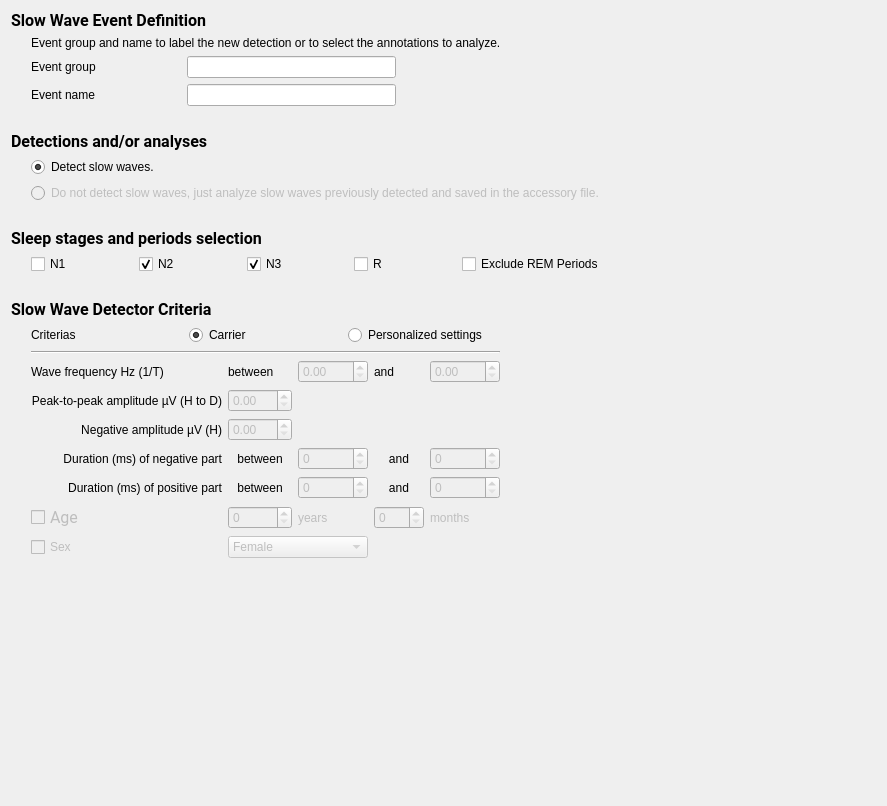
<?xml version="1.0" encoding="UTF-8"?>
<ui version="4.0">
 <class>SSWDCriterias</class>
 <widget class="QWidget" name="SSWDCriterias">
  <property name="geometry">
   <rect>
    <x>0</x>
    <y>0</y>
    <width>887</width>
    <height>806</height>
   </rect>
  </property>
  <property name="windowTitle">
   <string>Form</string>
  </property>
  <property name="toolTip">
   <string/>
  </property>
  <property name="styleSheet">
   <string notr="true">font: 12pt &quot;Roboto&quot;;</string>
  </property>
  <layout class="QVBoxLayout" name="verticalLayout_9">
   <item>
    <layout class="QHBoxLayout" name="horizontalLayout_6">
     <item>
      <layout class="QVBoxLayout" name="verticalLayout_8">
       <item>
        <layout class="QVBoxLayout" name="verticalLayout_7">
         <item>
          <widget class="QLabel" name="label_16">
           <property name="font">
            <font>
             <family>Roboto</family>
             <pointsize>12</pointsize>
             <weight>50</weight>
             <italic>false</italic>
             <bold>false</bold>
            </font>
           </property>
           <property name="layoutDirection">
            <enum>Qt::LeftToRight</enum>
           </property>
           <property name="text">
            <string>&lt;html&gt;&lt;head/&gt;&lt;body&gt;&lt;p&gt;&lt;span style=&quot; font-weight:600;&quot;&gt;Slow Wave Event Definition&lt;/span&gt;&lt;/p&gt;&lt;/body&gt;&lt;/html&gt;</string>
           </property>
           <property name="alignment">
            <set>Qt::AlignLeading|Qt::AlignLeft|Qt::AlignVCenter</set>
           </property>
          </widget>
         </item>
         <item>
          <layout class="QHBoxLayout" name="horizontalLayout_5">
           <item>
            <spacer name="horizontalSpacer_7">
             <property name="orientation">
              <enum>Qt::Horizontal</enum>
             </property>
             <property name="sizeType">
              <enum>QSizePolicy::Minimum</enum>
             </property>
             <property name="sizeHint" stdset="0">
              <size>
               <width>20</width>
               <height>20</height>
              </size>
             </property>
            </spacer>
           </item>
           <item>
            <layout class="QVBoxLayout" name="verticalLayout_3">
             <item>
              <widget class="QLabel" name="label_18">
               <property name="text">
                <string>Event group and name to label the new detection or to select the annotations to analyze.</string>
               </property>
              </widget>
             </item>
             <item>
              <layout class="QGridLayout" name="gridLayout_2">
               <item row="0" column="1">
                <widget class="QLineEdit" name="group_lineedit"/>
               </item>
               <item row="1" column="0">
                <widget class="QLabel" name="label">
                 <property name="layoutDirection">
                  <enum>Qt::LeftToRight</enum>
                 </property>
                 <property name="text">
                  <string>Event name</string>
                 </property>
                 <property name="alignment">
                  <set>Qt::AlignLeading|Qt::AlignLeft|Qt::AlignVCenter</set>
                 </property>
                </widget>
               </item>
               <item row="0" column="0">
                <widget class="QLabel" name="label_3">
                 <property name="minimumSize">
                  <size>
                   <width>150</width>
                   <height>0</height>
                  </size>
                 </property>
                 <property name="layoutDirection">
                  <enum>Qt::LeftToRight</enum>
                 </property>
                 <property name="text">
                  <string>Event group</string>
                 </property>
                 <property name="alignment">
                  <set>Qt::AlignLeading|Qt::AlignLeft|Qt::AlignVCenter</set>
                 </property>
                </widget>
               </item>
               <item row="1" column="1">
                <widget class="QLineEdit" name="event_name_lineedit">
                 <property name="enabled">
                  <bool>true</bool>
                 </property>
                </widget>
               </item>
               <item row="0" column="2">
                <spacer name="horizontalSpacer_2">
                 <property name="orientation">
                  <enum>Qt::Horizontal</enum>
                 </property>
                 <property name="sizeHint" stdset="0">
                  <size>
                   <width>40</width>
                   <height>20</height>
                  </size>
                 </property>
                </spacer>
               </item>
              </layout>
             </item>
            </layout>
           </item>
          </layout>
         </item>
        </layout>
       </item>
       <item>
        <spacer name="verticalSpacer_2">
         <property name="orientation">
          <enum>Qt::Vertical</enum>
         </property>
         <property name="sizeType">
          <enum>QSizePolicy::Fixed</enum>
         </property>
         <property name="sizeHint" stdset="0">
          <size>
           <width>20</width>
           <height>20</height>
          </size>
         </property>
        </spacer>
       </item>
       <item>
        <layout class="QVBoxLayout" name="verticalLayout_6">
         <item>
          <widget class="QLabel" name="label_17">
           <property name="font">
            <font>
             <family>Roboto</family>
             <pointsize>12</pointsize>
             <weight>50</weight>
             <italic>false</italic>
             <bold>false</bold>
            </font>
           </property>
           <property name="text">
            <string>&lt;html&gt;&lt;head/&gt;&lt;body&gt;&lt;p&gt;&lt;span style=&quot; font-weight:600;&quot;&gt;Detections and/or analyses&lt;/span&gt;&lt;/p&gt;&lt;/body&gt;&lt;/html&gt;</string>
           </property>
          </widget>
         </item>
         <item>
          <layout class="QHBoxLayout" name="horizontalLayout_4">
           <item>
            <spacer name="horizontalSpacer_6">
             <property name="orientation">
              <enum>Qt::Horizontal</enum>
             </property>
             <property name="sizeType">
              <enum>QSizePolicy::Fixed</enum>
             </property>
             <property name="sizeHint" stdset="0">
              <size>
               <width>20</width>
               <height>20</height>
              </size>
             </property>
            </spacer>
           </item>
           <item>
            <layout class="QVBoxLayout" name="verticalLayout">
             <item>
              <widget class="QRadioButton" name="radioButton_det">
               <property name="enabled">
                <bool>true</bool>
               </property>
               <property name="text">
                <string>Detect slow waves.</string>
               </property>
               <property name="checked">
                <bool>true</bool>
               </property>
               <attribute name="buttonGroup">
                <string notr="true">buttonGroup</string>
               </attribute>
              </widget>
             </item>
             <item>
              <widget class="QRadioButton" name="radioButton_anal">
               <property name="enabled">
                <bool>false</bool>
               </property>
               <property name="text">
                <string>Do not detect slow waves, just analyze slow waves previously detected and saved in the accessory file.</string>
               </property>
               <attribute name="buttonGroup">
                <string notr="true">buttonGroup</string>
               </attribute>
              </widget>
             </item>
            </layout>
           </item>
          </layout>
         </item>
        </layout>
       </item>
       <item>
        <spacer name="verticalSpacer_4">
         <property name="orientation">
          <enum>Qt::Vertical</enum>
         </property>
         <property name="sizeType">
          <enum>QSizePolicy::Fixed</enum>
         </property>
         <property name="sizeHint" stdset="0">
          <size>
           <width>20</width>
           <height>20</height>
          </size>
         </property>
        </spacer>
       </item>
       <item>
        <layout class="QVBoxLayout" name="verticalLayout_4">
         <item>
          <widget class="QLabel" name="label_19">
           <property name="font">
            <font>
             <family>Roboto</family>
             <pointsize>12</pointsize>
             <weight>50</weight>
             <italic>false</italic>
             <bold>false</bold>
            </font>
           </property>
           <property name="text">
            <string>&lt;html&gt;&lt;head/&gt;&lt;body&gt;&lt;p&gt;&lt;span style=&quot; font-weight:600;&quot;&gt;Sleep stages and periods selection&lt;/span&gt;&lt;/p&gt;&lt;/body&gt;&lt;/html&gt;</string>
           </property>
          </widget>
         </item>
         <item>
          <layout class="QHBoxLayout" name="horizontalLayout_2">
           <item>
            <spacer name="horizontalSpacer_5">
             <property name="orientation">
              <enum>Qt::Horizontal</enum>
             </property>
             <property name="sizeType">
              <enum>QSizePolicy::Fixed</enum>
             </property>
             <property name="sizeHint" stdset="0">
              <size>
               <width>20</width>
               <height>20</height>
              </size>
             </property>
            </spacer>
           </item>
           <item>
            <widget class="QCheckBox" name="checkBox_n1">
             <property name="text">
              <string>N1</string>
             </property>
            </widget>
           </item>
           <item>
            <widget class="QCheckBox" name="checkBox_n2">
             <property name="text">
              <string>N2</string>
             </property>
             <property name="checked">
              <bool>true</bool>
             </property>
            </widget>
           </item>
           <item>
            <widget class="QCheckBox" name="checkBox_n3">
             <property name="text">
              <string>N3</string>
             </property>
             <property name="checked">
              <bool>true</bool>
             </property>
            </widget>
           </item>
           <item>
            <widget class="QCheckBox" name="checkBox_r">
             <property name="text">
              <string>R</string>
             </property>
            </widget>
           </item>
           <item>
            <widget class="QCheckBox" name="checkBox_excl_remp">
             <property name="toolTip">
              <string>Useful to detect on NREM stages included in NREM periods only (not in REM periods).</string>
             </property>
             <property name="text">
              <string>Exclude REM Periods</string>
             </property>
            </widget>
           </item>
          </layout>
         </item>
        </layout>
       </item>
       <item>
        <spacer name="verticalSpacer_3">
         <property name="orientation">
          <enum>Qt::Vertical</enum>
         </property>
         <property name="sizeType">
          <enum>QSizePolicy::Fixed</enum>
         </property>
         <property name="sizeHint" stdset="0">
          <size>
           <width>20</width>
           <height>20</height>
          </size>
         </property>
        </spacer>
       </item>
       <item>
        <layout class="QVBoxLayout" name="verticalLayout_5">
         <item>
          <widget class="QLabel" name="label_5">
           <property name="font">
            <font>
             <family>Roboto</family>
             <pointsize>12</pointsize>
             <weight>50</weight>
             <italic>false</italic>
             <bold>false</bold>
            </font>
           </property>
           <property name="layoutDirection">
            <enum>Qt::LeftToRight</enum>
           </property>
           <property name="text">
            <string>&lt;html&gt;&lt;head/&gt;&lt;body&gt;&lt;p&gt;&lt;span style=&quot; font-weight:600;&quot;&gt;Slow Wave Detector Criteria&lt;/span&gt;&lt;/p&gt;&lt;/body&gt;&lt;/html&gt;</string>
           </property>
           <property name="alignment">
            <set>Qt::AlignLeading|Qt::AlignLeft|Qt::AlignVCenter</set>
           </property>
          </widget>
         </item>
         <item>
          <layout class="QHBoxLayout" name="horizontalLayout_3">
           <item>
            <spacer name="horizontalSpacer_4">
             <property name="orientation">
              <enum>Qt::Horizontal</enum>
             </property>
             <property name="sizeType">
              <enum>QSizePolicy::Fixed</enum>
             </property>
             <property name="sizeHint" stdset="0">
              <size>
               <width>20</width>
               <height>20</height>
              </size>
             </property>
            </spacer>
           </item>
           <item>
            <layout class="QVBoxLayout" name="verticalLayout_2">
             <item>
              <layout class="QHBoxLayout" name="horizontalLayout">
               <item>
                <widget class="QLabel" name="label_8">
                 <property name="text">
                  <string>Criterias</string>
                 </property>
                </widget>
               </item>
               <item>
                <widget class="QRadioButton" name="carrier_radioButton">
                 <property name="text">
                  <string>Carrier</string>
                 </property>
                 <property name="checked">
                  <bool>true</bool>
                 </property>
                 <attribute name="buttonGroup">
                  <string notr="true">buttonGroup_2</string>
                 </attribute>
                </widget>
               </item>
               <item>
                <widget class="QRadioButton" name="personalized_radioButton">
                 <property name="text">
                  <string>Personalized settings</string>
                 </property>
                 <attribute name="buttonGroup">
                  <string notr="true">buttonGroup_2</string>
                 </attribute>
                </widget>
               </item>
              </layout>
             </item>
             <item>
              <widget class="Line" name="line">
               <property name="orientation">
                <enum>Qt::Horizontal</enum>
               </property>
              </widget>
             </item>
             <item>
              <layout class="QGridLayout" name="gridLayout">
               <item row="6" column="1" colspan="2">
                <widget class="QComboBox" name="comboBox_sex">
                 <property name="enabled">
                  <bool>false</bool>
                 </property>
                 <item>
                  <property name="text">
                   <string>Female</string>
                  </property>
                 </item>
                 <item>
                  <property name="text">
                   <string>Male</string>
                  </property>
                 </item>
                </widget>
               </item>
               <item row="4" column="4">
                <widget class="QSpinBox" name="spinBox_max_pos">
                 <property name="enabled">
                  <bool>false</bool>
                 </property>
                 <property name="maximum">
                  <number>3000</number>
                 </property>
                </widget>
               </item>
               <item row="4" column="1">
                <widget class="QLabel" name="label_14">
                 <property name="text">
                  <string>between</string>
                 </property>
                 <property name="alignment">
                  <set>Qt::AlignCenter</set>
                 </property>
                </widget>
               </item>
               <item row="5" column="4">
                <widget class="QLabel" name="label_months">
                 <property name="enabled">
                  <bool>false</bool>
                 </property>
                 <property name="text">
                  <string>months</string>
                 </property>
                </widget>
               </item>
               <item row="5" column="2">
                <widget class="QLabel" name="label_years">
                 <property name="enabled">
                  <bool>false</bool>
                 </property>
                 <property name="text">
                  <string>years</string>
                 </property>
                </widget>
               </item>
               <item row="0" column="1">
                <widget class="QLabel" name="label_12">
                 <property name="text">
                  <string>between</string>
                 </property>
                </widget>
               </item>
               <item row="3" column="0">
                <widget class="QLabel" name="label_6">
                 <property name="whatsThis">
                  <string>msec</string>
                 </property>
                 <property name="text">
                  <string>Duration (ms) of negative part</string>
                 </property>
                 <property name="alignment">
                  <set>Qt::AlignRight|Qt::AlignTrailing|Qt::AlignVCenter</set>
                 </property>
                </widget>
               </item>
               <item row="5" column="0">
                <widget class="QCheckBox" name="checkBox_age">
                 <property name="enabled">
                  <bool>false</bool>
                 </property>
                 <property name="font">
                  <font>
                   <family>Roboto</family>
                   <pointsize>12</pointsize>
                   <weight>50</weight>
                   <italic>false</italic>
                   <bold>false</bold>
                  </font>
                 </property>
                 <property name="whatsThis">
                  <string>Modify parameters automatically according to patients age</string>
                 </property>
                 <property name="text">
                  <string>Age</string>
                 </property>
                 <property name="tristate">
                  <bool>false</bool>
                 </property>
                </widget>
               </item>
               <item row="0" column="2">
                <widget class="QDoubleSpinBox" name="doubleSpinBox_f_min">
                 <property name="enabled">
                  <bool>false</bool>
                 </property>
                </widget>
               </item>
               <item row="2" column="1">
                <widget class="QDoubleSpinBox" name="doubleSpinBox_neg_amp">
                 <property name="enabled">
                  <bool>false</bool>
                 </property>
                 <property name="maximum">
                  <double>200.000000000000000</double>
                 </property>
                </widget>
               </item>
               <item row="3" column="3">
                <widget class="QLabel" name="label_11">
                 <property name="minimumSize">
                  <size>
                   <width>50</width>
                   <height>0</height>
                  </size>
                 </property>
                 <property name="text">
                  <string>and</string>
                 </property>
                 <property name="alignment">
                  <set>Qt::AlignCenter</set>
                 </property>
                </widget>
               </item>
               <item row="4" column="2">
                <widget class="QSpinBox" name="spinBox_min_pos">
                 <property name="enabled">
                  <bool>false</bool>
                 </property>
                 <property name="maximum">
                  <number>3000</number>
                 </property>
                </widget>
               </item>
               <item row="4" column="0">
                <widget class="QLabel" name="label_7">
                 <property name="whatsThis">
                  <string>msec</string>
                 </property>
                 <property name="text">
                  <string>Duration (ms) of positive part</string>
                 </property>
                 <property name="alignment">
                  <set>Qt::AlignRight|Qt::AlignTrailing|Qt::AlignVCenter</set>
                 </property>
                </widget>
               </item>
               <item row="0" column="3">
                <widget class="QLabel" name="label_13">
                 <property name="text">
                  <string>and</string>
                 </property>
                </widget>
               </item>
               <item row="1" column="0">
                <widget class="QLabel" name="label_2">
                 <property name="whatsThis">
                  <string>uV</string>
                 </property>
                 <property name="text">
                  <string>Peak-to-peak amplitude µV (H to D)</string>
                 </property>
                 <property name="alignment">
                  <set>Qt::AlignRight|Qt::AlignTrailing|Qt::AlignVCenter</set>
                 </property>
                </widget>
               </item>
               <item row="1" column="1">
                <widget class="QDoubleSpinBox" name="doubleSpinBox_PaP_amp">
                 <property name="enabled">
                  <bool>false</bool>
                 </property>
                 <property name="maximum">
                  <double>200.000000000000000</double>
                 </property>
                </widget>
               </item>
               <item row="2" column="0">
                <widget class="QLabel" name="label_4">
                 <property name="whatsThis">
                  <string>uV</string>
                 </property>
                 <property name="text">
                  <string>Negative amplitude µV (H)</string>
                 </property>
                 <property name="alignment">
                  <set>Qt::AlignRight|Qt::AlignTrailing|Qt::AlignVCenter</set>
                 </property>
                </widget>
               </item>
               <item row="6" column="0">
                <widget class="QCheckBox" name="checkBox_sex">
                 <property name="enabled">
                  <bool>false</bool>
                 </property>
                 <property name="whatsThis">
                  <string>&lt;html&gt;&lt;head/&gt;&lt;body&gt;&lt;p&gt;Modify parameters according to patients sex&lt;/p&gt;&lt;/body&gt;&lt;/html&gt;</string>
                 </property>
                 <property name="text">
                  <string>Sex</string>
                 </property>
                </widget>
               </item>
               <item row="3" column="1">
                <widget class="QLabel" name="label_10">
                 <property name="text">
                  <string>between</string>
                 </property>
                 <property name="alignment">
                  <set>Qt::AlignCenter</set>
                 </property>
                </widget>
               </item>
               <item row="3" column="4">
                <widget class="QSpinBox" name="spinBox_max_neg">
                 <property name="enabled">
                  <bool>false</bool>
                 </property>
                 <property name="minimumSize">
                  <size>
                   <width>70</width>
                   <height>0</height>
                  </size>
                 </property>
                 <property name="maximum">
                  <number>3000</number>
                 </property>
                </widget>
               </item>
               <item row="3" column="2">
                <widget class="QSpinBox" name="spinBox_min_neg">
                 <property name="enabled">
                  <bool>false</bool>
                 </property>
                 <property name="minimumSize">
                  <size>
                   <width>70</width>
                   <height>0</height>
                  </size>
                 </property>
                 <property name="maximum">
                  <number>3000</number>
                 </property>
                </widget>
               </item>
               <item row="4" column="3">
                <widget class="QLabel" name="label_15">
                 <property name="text">
                  <string>and</string>
                 </property>
                 <property name="alignment">
                  <set>Qt::AlignCenter</set>
                 </property>
                </widget>
               </item>
               <item row="7" column="1">
                <spacer name="verticalSpacer_5">
                 <property name="orientation">
                  <enum>Qt::Vertical</enum>
                 </property>
                 <property name="sizeHint" stdset="0">
                  <size>
                   <width>20</width>
                   <height>40</height>
                  </size>
                 </property>
                </spacer>
               </item>
               <item row="5" column="1">
                <widget class="QSpinBox" name="spinBox_years">
                 <property name="enabled">
                  <bool>false</bool>
                 </property>
                 <property name="minimumSize">
                  <size>
                   <width>50</width>
                   <height>0</height>
                  </size>
                 </property>
                 <property name="maximum">
                  <number>122</number>
                 </property>
                </widget>
               </item>
               <item row="0" column="4">
                <widget class="QDoubleSpinBox" name="doubleSpinBox_f_max">
                 <property name="enabled">
                  <bool>false</bool>
                 </property>
                </widget>
               </item>
               <item row="0" column="0">
                <widget class="QLabel" name="label_9">
                 <property name="text">
                  <string>Wave frequency Hz (1/T)</string>
                 </property>
                </widget>
               </item>
               <item row="5" column="3">
                <widget class="QSpinBox" name="spinBox_months">
                 <property name="enabled">
                  <bool>false</bool>
                 </property>
                 <property name="maximum">
                  <number>11</number>
                 </property>
                </widget>
               </item>
              </layout>
             </item>
            </layout>
           </item>
           <item>
            <widget class="QLabel" name="SW_picture">
             <property name="text">
              <string/>
             </property>
             <property name="pixmap">
              <pixmap resource="sw_pic.qrc">:/sw_pic/phase_slow_wave_small.jpg</pixmap>
             </property>
            </widget>
           </item>
          </layout>
         </item>
        </layout>
       </item>
       <item>
        <spacer name="verticalSpacer">
         <property name="orientation">
          <enum>Qt::Vertical</enum>
         </property>
         <property name="sizeHint" stdset="0">
          <size>
           <width>20</width>
           <height>40</height>
          </size>
         </property>
        </spacer>
       </item>
      </layout>
     </item>
     <item>
      <spacer name="horizontalSpacer">
       <property name="orientation">
        <enum>Qt::Horizontal</enum>
       </property>
       <property name="sizeHint" stdset="0">
        <size>
         <width>40</width>
         <height>20</height>
        </size>
       </property>
      </spacer>
     </item>
    </layout>
   </item>
  </layout>
 </widget>
 <resources>
  <include location="../../../../../scinodes_poc/src/main/python/ui/themes/themes.qrc"/>
  <include location="sw_pic.qrc"/>
 </resources>
 <connections>
  <connection>
   <sender>buttonGroup_2</sender>
   <signal>buttonClicked(QAbstractButton*)</signal>
   <receiver>SSWDCriterias</receiver>
   <slot>on_input_format_changed()</slot>
   <hints>
    <hint type="sourcelabel">
     <x>-1</x>
     <y>-1</y>
    </hint>
    <hint type="destinationlabel">
     <x>362</x>
     <y>340</y>
    </hint>
   </hints>
  </connection>
  <connection>
   <sender>checkBox_age</sender>
   <signal>clicked()</signal>
   <receiver>SSWDCriterias</receiver>
   <slot>on_input_format_changed()</slot>
   <hints>
    <hint type="sourcelabel">
     <x>101</x>
     <y>505</y>
    </hint>
    <hint type="destinationlabel">
     <x>362</x>
     <y>340</y>
    </hint>
   </hints>
  </connection>
  <connection>
   <sender>checkBox_sex</sender>
   <signal>clicked()</signal>
   <receiver>SSWDCriterias</receiver>
   <slot>on_input_format_changed()</slot>
   <hints>
    <hint type="sourcelabel">
     <x>101</x>
     <y>531</y>
    </hint>
    <hint type="destinationlabel">
     <x>362</x>
     <y>340</y>
    </hint>
   </hints>
  </connection>
 </connections>
 <slots>
  <slot>on_choose()</slot>
  <slot>on_input_format_changed()</slot>
 </slots>
 <buttongroups>
  <buttongroup name="buttonGroup_2"/>
  <buttongroup name="buttonGroup"/>
 </buttongroups>
</ui>
